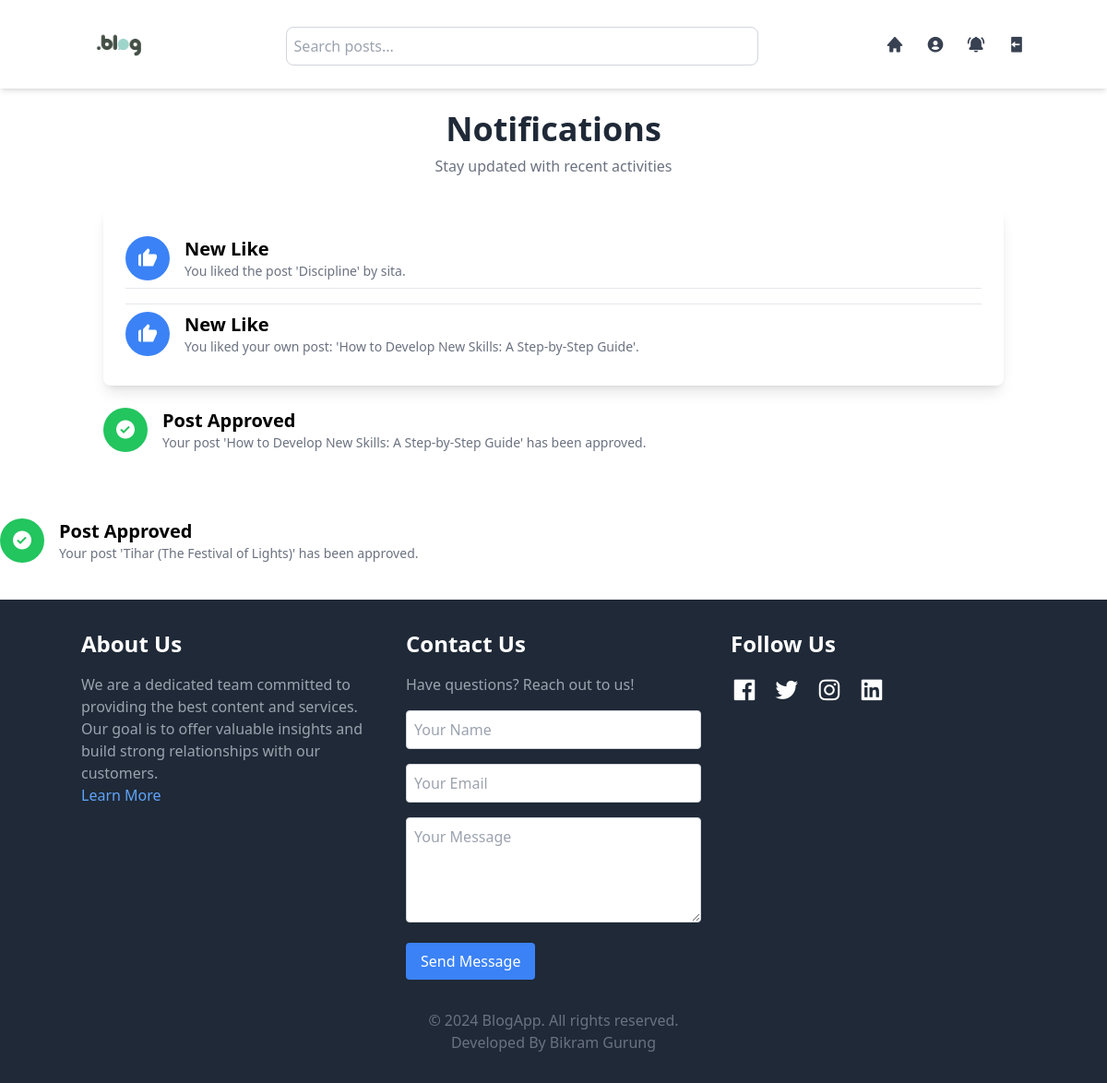
The page /notification/ (signed in) on the database its author committed.
### blog/models.py (models this page shows, shortened)
class Notification(models.Model):
    LIKE = 'like'
    DELETE = 'delete'
    PENDING = 'pending'
    APPROVED = 'approved'
    NOTIFICATION_TYPES = [
        (LIKE, 'Like'),
        (DELETE, 'Delete'),
        (PENDING, 'Pending'),
        (APPROVED, 'Approved'),
    ]
    user = models.ForeignKey(User, on_delete=models.CASCADE)
    post = models.ForeignKey(Post, on_delete=models.CASCADE, null=True, blank=True)
    notification_type = models.CharField(max_length=10, choices=NOTIFICATION_TYPES, default='Like')
    message = models.TextField()
    created_at = models.DateTimeField(auto_now_add=True)
    is_read = models.BooleanField(default=False)

### blog/views.py (the view)
# urls.py: path('notification/', views.notification, name="notification"),
def notification(request):
    notifications = Notification.objects.filter(user=request.user).order_by('-created_at')
    unread_notifications = Notification.objects.filter(user=request.user, is_read=False)
    unread_notifications.update(is_read=True)
    if request.user.is_superuser:
        pending_notifications = Notification.objects.filter(notification_type='pending')
        notifications = notifications | pending_notifications  # Combine the notifications
    context = {
        'notifications':notifications,
    }
    return render(request, 'blog/notification.html', context)

### blog/templates/blog/notification.html (shortened to what this page needs)
{% extends "./index.html" %}
{% load static %}
{% block Notification %}
<div class="container mx-auto p-6 mt-24">
    <div class="text-center mb-8">
        <h2 class="text-4xl font-bold text-gray-800">Notifications</h2>
        <p class="text-gray-500 mt-2">Stay updated with recent activities</p>
    </div>
    <div class="bg-white rounded-lg shadow-lg p-6 divide-y divide-gray-200">
        {% if notifications %}
            <div class="flex flex-col space-y-2">
                {% for notification in notifications %}
                    <div class="flex items-start space-x-4 py-2">
                        {% if notification.notification_type == 'like' %}
                            <div class="w-12 h-12 bg-blue-500 text-white rounded-full flex items-center justify-center">
                                <i class="bx bxs-like text-xl md:text-2xl"></i>
                            </div>
                            <a href="{% url 'readmore' notification.post_id %}">
                                <div class="flex-1">
                                    <h3 class="text-lg md:text-xl font-semibold leading-tight">New Like</h3>
                                    <p class="text-gray-500 text-sm">{{ notification.message }}</p>
                                </div>
                            </a>
                        </div>
                    </div>
                    <div class="flex items-start space-x-4 py-2">
                        {% elif notification.notification_type == 'approved' %}
                            <div class="w-12 h-12 bg-green-500 text-white rounded-full flex items-center justify-center">
                                <i class="bx bxs-check-circle text-xl md:text-2xl"></i>
                            </div>
                            <div class="flex-1">
                                <h3 class="text-lg md:text-xl font-semibold leading-tight">Post Approved</h3>
                                <p class="text-gray-500 text-sm">{{ notification.message }}</p>
                            </div>
                        </div>
                    </div>
                    <div class="flex items-start space-x-4 py-2">
                        {% endif %}
                    </div>
                {% endfor %}
        {% else %}
            <p class="text-gray-500 text-sm">No new notifications</p>
        {% endif %}
{% endblock %}

### rows shown on the page
Notification: message "You liked the post 'Discipline' by sita."
Notification: message "You liked your own post: 'How to Develop New Skills: A Step-by-Step Guide'."
Notification: message "Your post 'How to Develop New Skills: A Step-by-Step Guide' has been approved."
Notification: message "Your post 'Tihar (The Festival of Lights)' has been approved."
